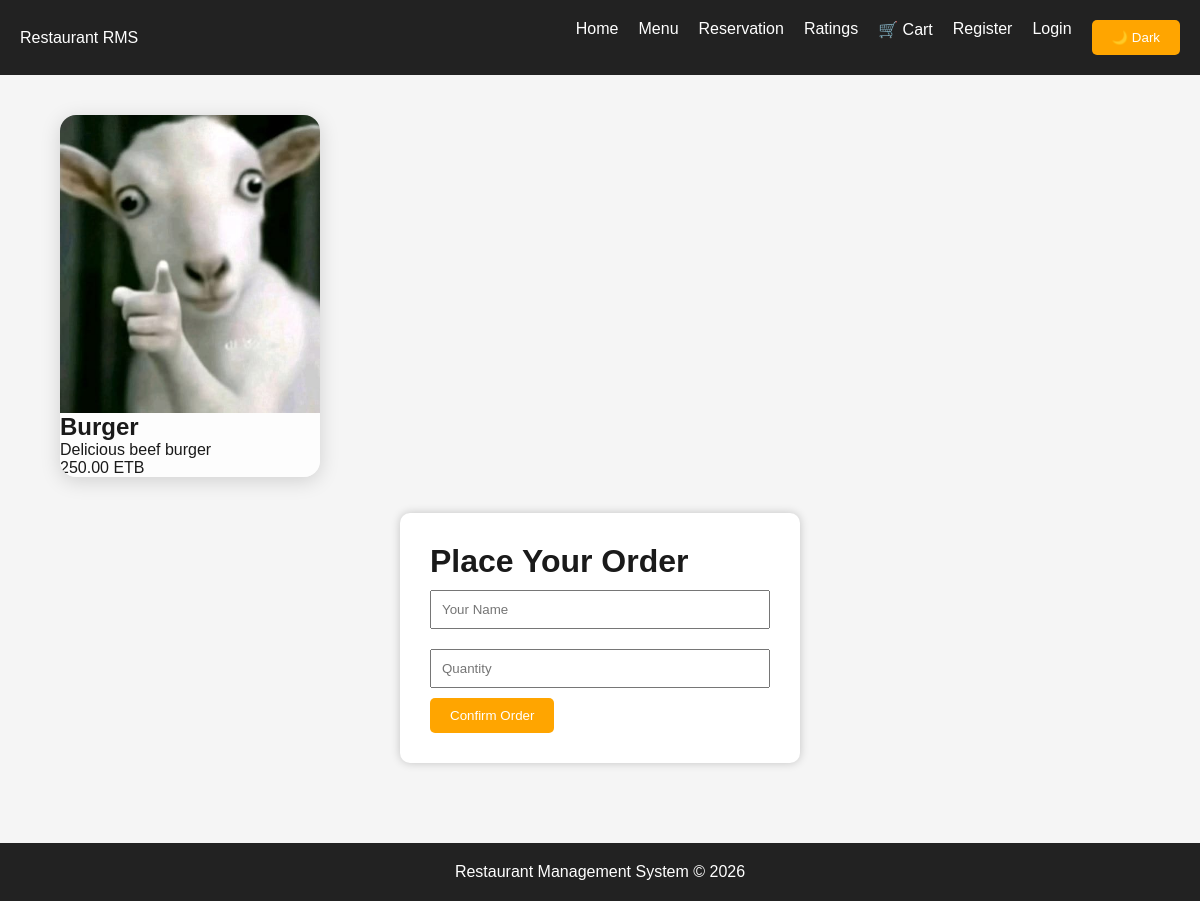
The app's page /order.php?id=1 with its own data.
### tables this page shows
CREATE TABLE `menu_items` (
  `id` int NOT NULL,
  `food_name` varchar(100) NOT NULL,
  `description` text NOT NULL,
  `price` decimal(10,2) NOT NULL,
  `image` varchar(255) DEFAULT NULL
);

### order.php (the view, shortened to what this page needs)
<?php
include("db/connection.php");
$id = intval($_GET['id']);
$query = "SELECT * FROM menu_items WHERE id='$id'";
$result = mysqli_query($conn, $query);
$row = mysqli_fetch_assoc($result);
?>
<!DOCTYPE html>
<html>
<head>
    <link rel="stylesheet" href="assets/css/style.css">
</head>
<body>
    <?php include("includes/navbar.php"); ?>
    <div class="container">
        <div class="card">
            <img src="assets/images/<?php echo trim($row['image']); ?>"
                class="food-image">
            <div class="card-content">
                <h2><?php echo $row['food_name']; ?></h2>
                <p><?php echo $row['description']; ?></p>
                <p class="price">
                    <?php echo $row['price']; ?> ETB
                </p>
            </div>
        </div>
        <br><br>
        <form method="POST">
            <h1>Place Your Order</h1>
            <input type="text"
                name="customer_name"
                placeholder="Your Name"
                required>
            <input type="number"
                name="quantity"
                placeholder="Quantity"
                required>
            <button type="submit" name="submit">
                Confirm Order
            </button>
        </form>
    </div>
    <?php include("includes/footer.php"); ?>
</body>
</html>

### assets/css/style.css (style rules this page uses)
* { margin:0; padding:0; box-sizing:border-box; }
body { font-family:Arial; background:#f5f5f5; color:#1a1a1a; transition: background 0.3s, color 0.3s; }
.container { width:90%; margin:auto; padding:40px 0; }
.card { width:260px; background:rgba(255,255,255,0.80); border-radius:16px; overflow:hidden; box-shadow:0 4px 20px rgba(0,0,0,0.15); display:flex; flex-direction:column; transition: transform 0.25s, box-shadow 0.25s; }
button { padding:10px 20px; border:none; background:orange; color:white; cursor:pointer; border-radius:5px; }
form { width:400px; margin:auto; background:white; padding:30px; border-radius:10px; box-shadow:0 0 10px rgba(0,0,0,0.2); }
form input, form textarea, form select { width:100%; padding:10px; margin:10px 0; }

### records on screen
menu_items: image (picture), food_name "Burger", description "Delicious beef burger", price "250.00"
